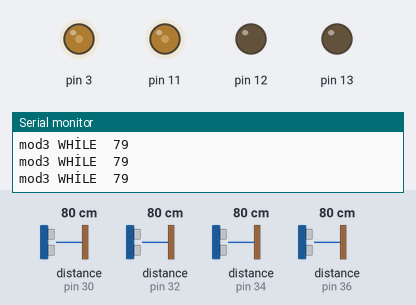
Recording of a sketch running on a simulated Arduino Mega 2560, built with avr-gcc and run on an emulated ATmega2560. Shown: output pins drawn as LEDs (lit = HIGH), the last lines printed to the serial monitor. Wiring (inferred from the names in the program): 4 × ultrasonic range finder: trigger pin 31, echo pin 30 / trigger pin 33, echo pin 32 / trigger pin 35, echo pin 34 / trigger pin 37, echo pin 36. The inputs (shaded band) are chosen by the test bench; at power-on: distance to the obstacle (sensors on pin 32, pin 34, pin 30, pin 36) 80 cm. The echo pulse lasts 58.3 µs per cm; pins used as bus, display or sensor lines are not drawn.

Above: at 1.2 s.
1.3 s: distance to the obstacle (sensor on pin 32) set to 15 cm
4.3 s: distance to the obstacle (sensor on pin 32) set to 11 cm
At 4.7 s:
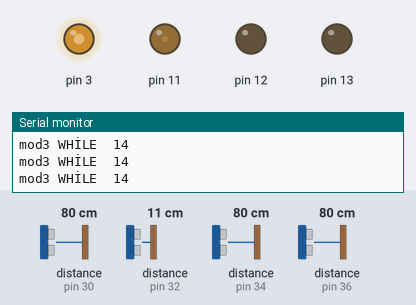
7.3 s: distance to the obstacle (sensor on pin 34) set to 4 cm
10.3 s: distance to the obstacle (sensor on pin 34) set to 9 cm
11.8 s: distance to the obstacle (sensor on pin 34) set to 18 cm
At 12.4 s:
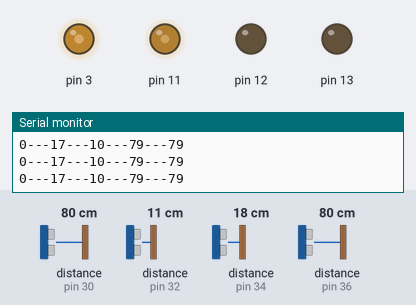
13.3 s: distance to the obstacle (sensor on pin 34) set to 60 cm
At 13.82 s:
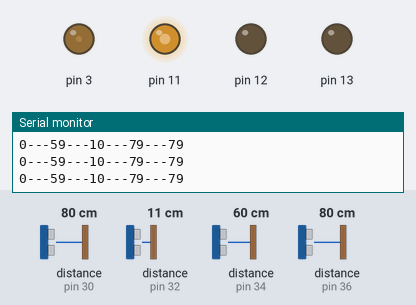
Timing chart, 0 to 17.3 s (numbered marks = the images above; inputs shaded):
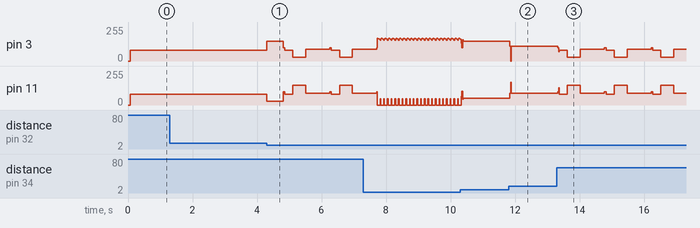

Measured:
- the behaviour switches between 14 and 13 cm on distance to the obstacle (sensor on pin 32) (found by bisection; images 0 and 1)
- after the input at 11.8 s, pin 3: 148/255 → 112/255 at once; pin 11: 52/255 → 88/255 at once
- by itself, pin 3: repeats every 0.11 s: 168/255 0.01 s, 170/255 0.01 s, 168/255 0.04 s, 164/255 0.02 s, 154/255 0.02 s
- by itself, pin 11: repeats every 0.11 s: 0/255 0.09 s, 46/255 0.02 s

The sketch:

engelden-kacan.ino
```cpp
#include <Wire.h>
#include <Adafruit_Sensor.h>
#include <Adafruit_BNO055.h>
#include <utility/imumaths.h>


#define BNO055_SAMPLERATE_DELAY_MS (100)

Adafruit_BNO055 bno = Adafruit_BNO055();
Adafruit_BNO055 bno2 = Adafruit_BNO055();
#define trigPin1 35
#define echoPin1 34

#define trigPin2 33
#define echoPin2 32

#define trigPin3 31
#define echoPin3 30

#define trigPin4 37
#define echoPin4 36

int kp=4;
int kd=10;
int lasterror=0;
int error=0;
int hiz;

int mod1Cikis=0;
int gyroF=0;
int ii=0;
int dizi[13];
void setup()
{
  Serial.begin (9600);
  pinMode(trigPin1, OUTPUT);
  pinMode(echoPin1, INPUT);
  pinMode(trigPin2, OUTPUT);
  pinMode(echoPin2, INPUT);
  pinMode(trigPin3, OUTPUT);
  pinMode(echoPin3, INPUT);
  pinMode(trigPin4, OUTPUT);
  pinMode(echoPin4, INPUT);


  pinMode(3,OUTPUT);
  pinMode(11,OUTPUT);
  pinMode(12,OUTPUT);
  pinMode(13,OUTPUT);
  digitalWrite(12,LOW);
  digitalWrite(13,LOW);

    Serial.println("Orientation Sensor Raw Data Test"); Serial.println("");

  if(!bno.begin())
  {
    /* There was a problem detecting the BNO055 ... check your connections */
    Serial.print("Ooops, no BNO055 detected ... Check your wiring or I2C ADDR!");
    while(1);
  }

  bno.setExtCrystalUse(true);
   bno2.setExtCrystalUse(true);


}

  long sure, mesafe;
  int spd =0;
  int turev=0;
  int left,right;
  int orthiz=100;
  int ctr=0;
  int mod = 2;
  int aciDon=30;

   int sayac=0;
  void loop() {

   int mesafe_sol;
  int mesafe_on ;
  int mesafe_sag ;
  int mesafe_arka;

 /* while(!(sayac==5))
  {
  mesafe_sol = engel(trigPin1,echoPin1);
  mesafe_on  = engel(trigPin2,echoPin2);
   mesafe_sag = engel(trigPin3,echoPin3);
  mesafe_arka= engel(trigPin4,echoPin4);
  Serial.print("---");
  Serial.println(mesafe_on);
  sayac++;
  }
  */

  mesafe_sol = engel(trigPin1,echoPin1);
  mesafe_on  = engel2(trigPin2,echoPin2);
   mesafe_sag = engel(trigPin3,echoPin3);
  mesafe_arka= engel(trigPin4,echoPin4);
 // gyroF=gyro(-1);
  Serial.print(gyroF);
  Serial.print("---");
  Serial.print(mesafe_sol);
  Serial.print("---");
  Serial.print(mesafe_on);
  Serial.print("---");
  Serial.print(mesafe_sag);
  Serial.print("---");
  Serial.println(mesafe_arka);

  if(mod == 0)
  {
    error = mesafe_sag-mesafe_sol;

    spd=kp*error + kd*turev ;

    turev=error-lasterror;
    lasterror=error;

    left  = orthiz + spd;
    right = orthiz - spd;
    if (left < 60 )
    {
      left =0;
    }
    if (right < 60 )
    {
      right =0;
    }
    if (left > 170 )
    {
      left =170;
    }
    if (right > 170 )
    {
      right =170;
    }


    baju(left,right);

    delay(50);
  }

  else if(mod == 1)
  {

    if (mesafe_sol>45)
    {
      mod1Cikis++;
      mesafe_sol=20;
      if(mod1Cikis>2)
      {
        baju(80,80);
        delay(250);
        baju(150,30);
        delay(400);
        baju(90,90);
        delay(750);

        mod1Cikis=0;
       // mod=2;
      }
    }

    error = mesafe_sol-20;

    spd=kp*error + kd*turev ;

    turev=error-lasterror;
    lasterror=error;

    left  = orthiz + spd;
    right = orthiz - spd;

    if (left < 40 )
    {
      left =0;
    }
    if (right < 40 )
    {
      right =0;
    }
    if (left > 170 )
    {
      left =170;
    }
    if (right > 170 )
    {
      right =170;
    }


    baju(left,right);

  }

  else if(mod==2){

  // mesafe_on  = engel2(trigPin2,echoPin2);

   Serial.print("mod2   ");
   Serial.println(mesafe_on);
   while(mesafe_on>150)
   {

    baju(0,100);

    mesafe_on  = engel2(trigPin2,echoPin2);
    Serial.print("mod2   ");
    Serial.println(mesafe_on);
    //if(mesafe_on<199)
   // {
    //  ctr++;
    //  if(ctr<2)
    //  {
    //     mesafe_on=200;
    //  }

   // }
   delay(50);
   }
   mod=3;

  }

  else if(mod==3)
  {
    mesafe_on  = engel2(trigPin2,echoPin2);
    Serial.print("mod3   ");
    Serial.println(mesafe_on);

    while(mesafe_on>12)
    {
       Serial.print("mod3 WHİLE  ");
    Serial.println(mesafe_on);

       mesafe_on  = engel2(trigPin2,echoPin2);
      baju(80,80);
    }

    baju(30,150);
    delay(500);
    mod=1;
  }

  else
  {
    baju(0,0);
  }
}

int baju(int left, int right){

  analogWrite(11,left);
  analogWrite(3,right);
}

int engel(int trg, int echo){

  digitalWrite(trg, LOW);
  delayMicroseconds(2);
  digitalWrite(trg, HIGH);
  delayMicroseconds(10);
  digitalWrite(trg, LOW);
  sure = pulseIn(echo, HIGH);
  mesafe = (sure/2) / 29.1;
     if (mesafe > 80  ){
     return 80;
     }
     else if(mesafe < 0)
     {
      return 0;
     }
     else {
     return mesafe;
     }
  }

int engel2(int trg, int echo){

  digitalWrite(trg, LOW);
  delayMicroseconds(2);
  digitalWrite(trg, HIGH);
  delayMicroseconds(10);
  digitalWrite(trg, LOW);
  sure = pulseIn(echo, HIGH);
  mesafe = (sure/2) / 29.1;
     if (mesafe > 399  ){
     return 399;
     }
     else if(mesafe < 0)
     {
      return 0;
     }
     else {
     return mesafe;
     }
  }
```
